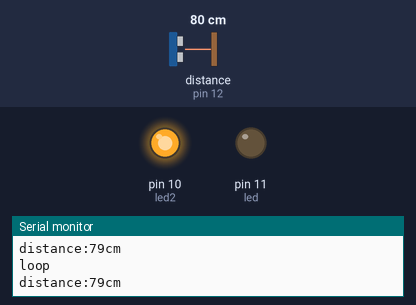
Bench run of a sketch on a simulated Arduino Uno, built with avr-gcc and run on an emulated ATmega328P. Parts: output pins drawn as LEDs (lit = HIGH), the last lines printed to the serial monitor. Wiring (inferred from the names in the program): ultrasonic range finder: trigger pin 13; echo pin 12. Inputs (shaded band) come from the test bench; at power-on: distance to the obstacle (sensor on pin 12) 80 cm. The echo pulse lasts 58.3 µs per cm; pins used as bus, display or sensor lines are not drawn.

Above: at 1.3 s.
1.4 s: distance to the obstacle (sensor on pin 12) set to 6 cm
2.9 s: distance to the obstacle (sensor on pin 12) set to 3 cm
At 3.9 s:
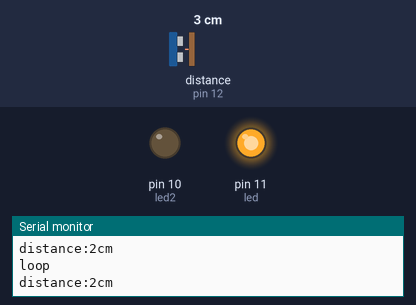
4.5 s: distance to the obstacle (sensor on pin 12) set to 9 cm
At 5.1 s:
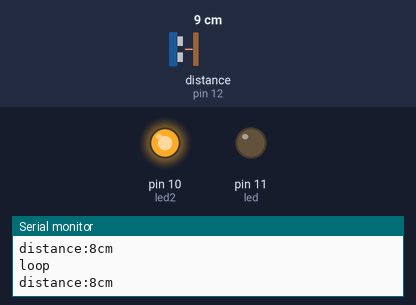
6.0 s: distance to the obstacle (sensor on pin 12) set to 2 cm
At 6.4 s:
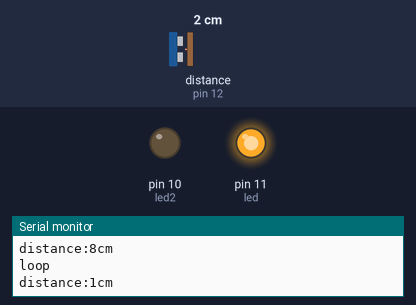
Timing chart, 0 to 8.5 s (numbered marks = the images above; inputs shaded):
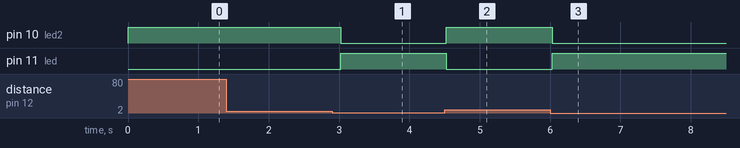

The sketch:

Car-ultrasoon-01.ino
```cpp
/*
  Arduino

  Car kit

  Date          Version   Description
  09 jan 2016   0.1       oing thiny experiment

  HC-SR04 Ping distance sensor]
VCC to arduino 5v GND to arduino GND
Echo to Arduino pin 13 Trig to Arduino pin 12
Red POS to Arduino pin 11
Green POS to Arduino pin 10
560 ohm resistor to both LED NEG and GRD power rail
More info at: http://goo.gl/kJ8Gl
Original code improvements to the Ping sketch sourced from Trollmaker.com
Some code and wiring inspired by http://en.wikiversity.org/wiki/User:Dstaub/robotcar
*/


#define DEBUG true

#define trigPin 13
#define echoPin 12
#define led 11
#define led2 10


/* Arduino style, setup is only called one time at 'boot'
 *
 *
 */

void setup() {
  pinMode(trigPin, OUTPUT);
  pinMode(echoPin, INPUT);
  pinMode(led, OUTPUT);
  pinMode(led2, OUTPUT);

  // For debugging over serial port
  Serial.begin(19200);
  debug("setup done");
}

/* Arduino style, loop is running continiously after setup
 *
 */

void loop() {
  long duration, distance;

  digitalWrite(trigPin, LOW);
  delayMicroseconds(2);
  digitalWrite(trigPin, HIGH);


  delayMicroseconds(10);
  digitalWrite(trigPin, LOW);

  duration = pulseIn(echoPin, HIGH);
  distance = (duration/2) / 29.386; // speed of sound dry air at 20 °C, the speed of sound is 343.2 metres per second
  // 2,9137529137529137529137529137529e-5 s per cm
  if (distance < 4) {  // This is where the LED On/Off happens
    digitalWrite(led,HIGH); // When the Red condition is met, the Green LED should turn off
    digitalWrite(led2,LOW);
  }
  else {
    digitalWrite(led,LOW);
    digitalWrite(led2,HIGH);
  }

  if (distance >= 200 || distance <= 0){
    debug("Out of range");
  } else {
    debug("distance:" + String(distance) + "cm");
  }
  delay(500);
  debug("loop");
}


void debug(String Msg)
{
  if (DEBUG)
  {
    Serial.println(Msg);
  }
}
```

Measured:
- the behaviour switches between 5 and 4 cm on distance to the obstacle (sensor on pin 12) (found by bisection; images 0 and 1)
- after the input at 2.9 s, pin 10 (led2): HIGH → LOW after 0.12 s; pin 11 (led): LOW → HIGH after 0.12 s
- after the input at 4.5 s, pin 10 (led2): LOW → HIGH at once; pin 11 (led): HIGH → LOW at once
- after the input at 6.0 s, pin 10 (led2): HIGH → LOW at once; pin 11 (led): LOW → HIGH at once
